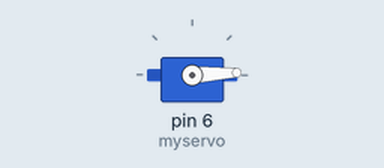
Bench run of a sketch on a simulated Arduino Uno, built with avr-gcc and run on an emulated ATmega328P. Parts: servo.

Above: at 0.1 s.
Timing chart, 0 to 1.6 s (numbered marks = the images above):
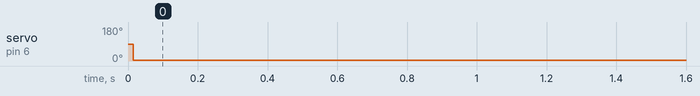

The sketch:

servo.ino
```cpp
#include <Servo.h> // include la Libreria Servo.h

Servo myservo;  // crea l’oggetto di tipo Servo, myservo sarà l’oggetto su cui opererai


int pos = 0;    // inizializza una variabile di tipo intero pos il cui valore sarà la posizione da impartire al servo

void setup()
{
  myservo.attach(6);
  delay(15);   // lega l’oggetto myservo al pin a cui abbiamo collegato il nostro servo, in questo caso il pin 8
}


void loop()
{
    myservo.write(3);
    delay(15);
}
```

Measured:
- by itself, servo on pin 6 (myservo): 90° → 3° at 0.02 s
